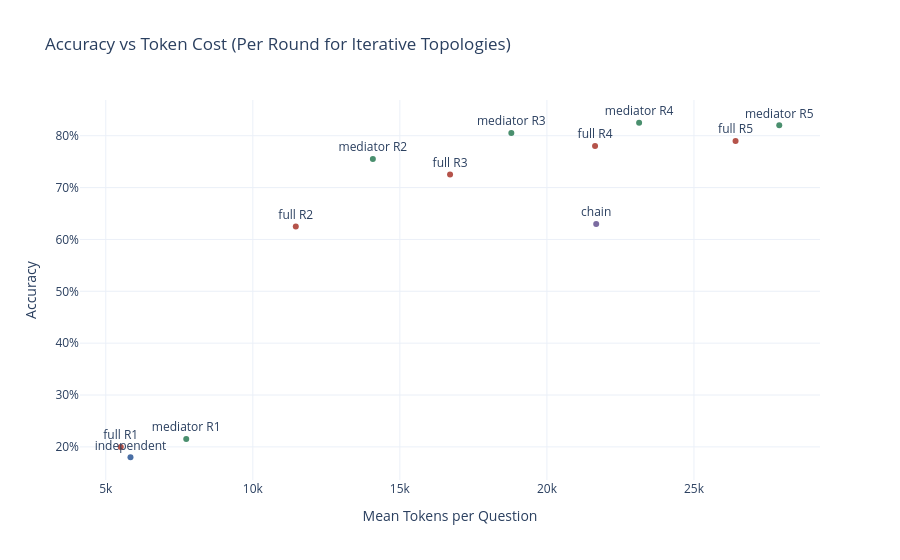

Notebook source saved alongside this figure:
### Code cell
fig = px.scatter(
    scatter_df, x="tokens", y="accuracy",
    color="topology", color_discrete_map=TOPO_COLORS, text="label",
    title="Accuracy vs Token Cost (Per Round for Iterative Topologies)",
    labels={"tokens": "Mean Tokens per Question", "accuracy": "Accuracy"},
)
fig.update_traces(textposition="top center")
fig.update_layout(yaxis_tickformat=".0%", showlegend=False)

fig.show()
fig.write_image("figures/accuracy_vs_cost.png", width=1200, scale=3)

### Figure 1 — Plotly figure (JSON) as saved in the notebook; plotly's stock layout.template omitted (floating-point values rounded to 4 significant figures)
{"data": [{"hovertemplate": "topology=full<br>Mean Tokens per Question=%{x}<br>Accuracy=%{y}<br>label=%{text}<extra></extra>", "legendgroup": "full", "marker": {"color": "#B5534A", "symbol": "circle"}, "mode": "markers+text", "name": "full", "orientation": "v", "showlegend": true, "text": ["full R1", "full R2", "full R3", "full R4", "full R5"], "textposition": "top center", "type": "scatter", "x": [5509.0, 11460.0, 16710.0, 21640.0, 26410.0], "xaxis": "x", "y": [0.2, 0.625, 0.725, 0.78, 0.79], "yaxis": "y"}, {"hovertemplate": "topology=mediator<br>Mean Tokens per Question=%{x}<br>Accuracy=%{y}<br>label=%{text}<extra></extra>", "legendgroup": "mediator", "marker": {"color": "#4A8F6E", "symbol": "circle"}, "mode": "markers+text", "name": "mediator", "orientation": "v", "showlegend": true, "text": ["mediator R1", "mediator R2", "mediator R3", "mediator R4", "mediator R5"], "textposition": "top center", "type": "scatter", "x": [7736.0, 14080.0, 18790.0, 23140.0, 27900.0], "xaxis": "x", "y": [0.215, 0.755, 0.805, 0.825, 0.82], "yaxis": "y"}, {"hovertemplate": "topology=independent<br>Mean Tokens per Question=%{x}<br>Accuracy=%{y}<br>label=%{text}<extra></extra>", "legendgroup": "independent", "marker": {"color": "#4A6FA5", "symbol": "circle"}, "mode": "markers+text", "name": "independent", "orientation": "v", "showlegend": true, "text": ["independent"], "textposition": "top center", "type": "scatter", "x": [5840.0], "xaxis": "x", "y": [0.18], "yaxis": "y"}, {"hovertemplate": "topology=chain<br>Mean Tokens per Question=%{x}<br>Accuracy=%{y}<br>label=%{text}<extra></extra>", "legendgroup": "chain", "marker": {"color": "#7B6BA0", "symbol": "circle"}, "mode": "markers+text", "name": "chain", "orientation": "v", "showlegend": true, "text": ["chain"], "textposition": "top center", "type": "scatter", "x": [21680.0], "xaxis": "x", "y": [0.63], "yaxis": "y"}], "layout": {"legend": {"title": {"text": "topology"}, "tracegroupgap": 0}, "showlegend": false, "title": {"text": "Accuracy vs Token Cost (Per Round for Iterative Topologies)"}, "xaxis": {"anchor": "y", "domain": [0, 1], "title": {"text": "Mean Tokens per Question"}}, "yaxis": {"anchor": "x", "domain": [0, 1], "tickformat": ".0%", "title": {"text": "Accuracy"}}}}
